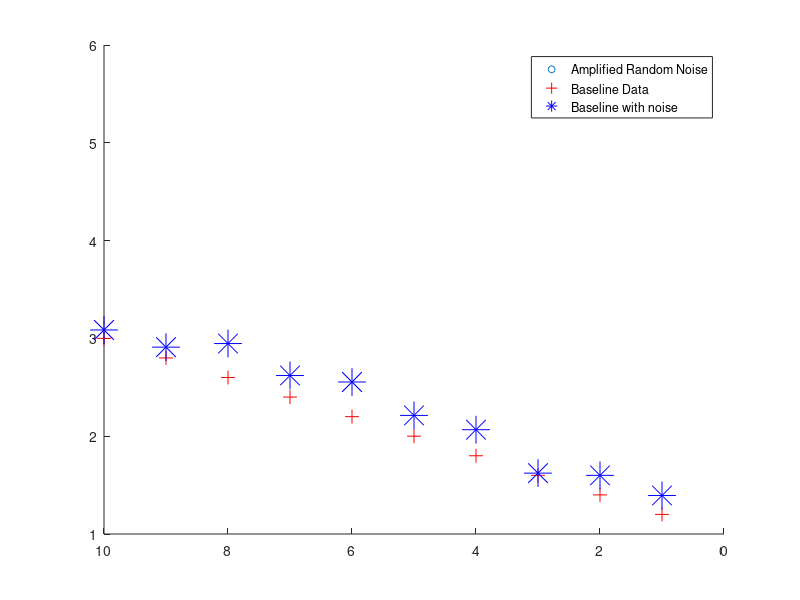

This figure's MATLAB source:
%Graphics script for Ex 14
%Catherine Paverd
%2017


%%%%%%%%%%%%%%%%%%%%%%%%%%%%%%%%%%%%%%%%%%%%%%%%%%%%%%%%%%%%%%%%%%%%%%%%%
clc
clear
close all

x = 1:1:20;
y = rand(1,20);
z = 0.1:0.1:2.0;


figure(1)

fig1 = plot(x,y,'o')
hold on
pause(1)            %Pause in seconds
fig2 = plot(x,z,'+r')
hold on
pause(1)
fig3 = plot(x, z+(y./5), '*b')
hold on 
pause(1)

%%%%%%%%%%%%%%%%%%%%%%%%%%%%%%%%%%%%%%%%%%%%%%%%%%%%%%%%%%%%%%%%%%%%%%%%%

%Task 2
fig = gcf; % current figure handle
set(gcf, 'Color', [1 1 1]); %can also say set(fig, 'Color', [1 1 1]);
pause(1)
set(gcf, 'Position', [200 100, 700, 600]) 
get(0, 'ScreenSize')    %Current screen resolution
pause(1)
set(gcf, 'Resize', 'off')


%Task 3
ax = get(gca)
set(gca, 'Box', 'off');
pause(1)
set(gca, 'XLim', [0 10]);
pause(1)
set(gca, 'XDir', 'reverse');
pause(1)
set(gca, 'YTickLabel', [1:11]);     %Changed to 1 - 11 not 1 - 9 as stated in handbook


%Task 4
handles = get(gca, 'Children')

get(handles(1))     %last figure: fig3
get(handles(2))     %fig 2
get(handles(3))     %fig 1

set(handles(1), 'MarkerSize', 20)
set(handles(2), 'MarkerSize', 10)
set(handles(3), 'MarkerSize', 5)

legend('Amplified Random Noise', 'Baseline Data', 'Baseline with noise')

pause(1)
set(handles(3), 'Visible', 'off')


